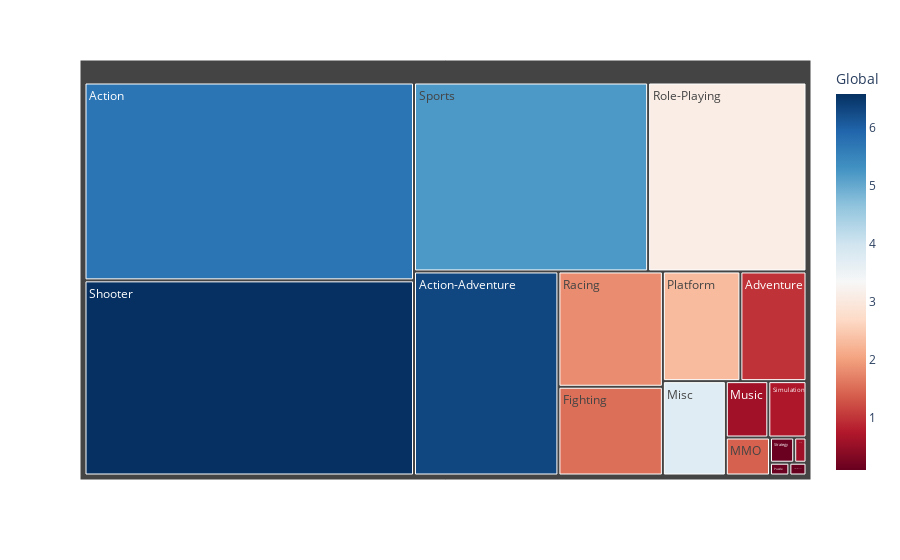

Notebook cell for this chart:
### Code cell
fig = px.treemap(data_frame=df, path=['Genre'], values='Global', color='Global', color_continuous_scale='rdbu')
fig.show()

### Figure 1 — Plotly figure (JSON) as saved in the notebook; plotly's stock layout.template omitted (floating-point values rounded to 4 significant figures)
{"data": [{"branchvalues": "total", "customdata": [[5.722], [6.315], [0.9868], [1.537], [1.407], [3.75], [0.5997], [0.5749], [2.309], [0.1335], [1.809], [3.113], [6.586], [0.7144], [5.219], [0.1292], [0.1022]], "domain": {"x": [0, 1], "y": [0, 1]}, "hovertemplate": "labels=%{label}<br>Global_sum=%{value}<br>parent=%{parent}<br>id=%{id}<br>Global=%{color}<extra></extra>", "ids": ["Action", "Action-Adventure", "Adventure", "Fighting", "MMO", "Misc", "Music", "Party", "Platform", "Puzzle", "Racing", "Role-Playing", "Shooter", "Simulation", "Sports", "Strategy", "Visual Novel"], "labels": ["Action", "Action-Adventure", "Adventure", "Fighting", "MMO", "Misc", "Music", "Party", "Platform", "Puzzle", "Racing", "Role-Playing", "Shooter", "Simulation", "Sports", "Strategy", "Visual Novel"], "marker": {"coloraxis": "coloraxis", "colors": [5.722, 6.315, 0.9868, 1.537, 1.407, 3.75, 0.5997, 0.5749, 2.309, 0.1335, 1.809, 3.113, 6.586, 0.7144, 5.219, 0.1292, 0.1022]}, "name": "", "parents": ["", "", "", "", "", "", "", "", "", "", "", "", "", "", "", "", ""], "type": "treemap", "values": [136.8, 61.86, 15.22, 19.46, 3.52, 12.47, 5.03, 0.65, 17.85, 0.52, 25.29, 62.82, 135.0, 4.52, 92.85, 1.28, 0.46]}], "layout": {"coloraxis": {"colorbar": {"title": {"text": "Global"}}, "colorscale": [[0, "rgb(103,0,31)"], [0.1, "rgb(178,24,43)"], [0.2, "rgb(214,96,77)"], [0.3, "rgb(244,165,130)"], [0.4, "rgb(253,219,199)"], [0.5, "rgb(247,247,247)"], [0.6, "rgb(209,229,240)"], [0.7, "rgb(146,197,222)"], [0.8, "rgb(67,147,195)"], [0.9, "rgb(33,102,172)"], [1, "rgb(5,48,97)"]]}, "legend": {"tracegroupgap": 0}, "margin": {"t": 60}}}
